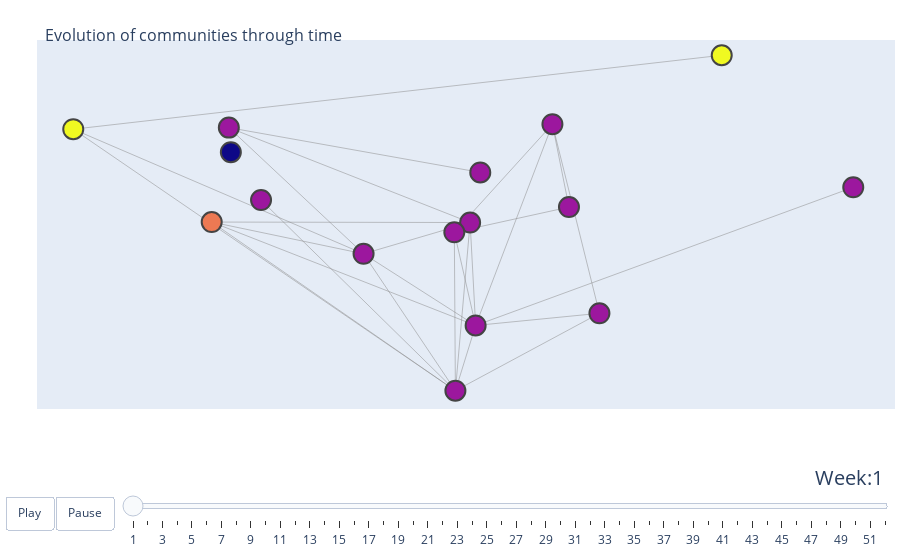

This figure's notebook cell:
### Code cell
weeks = list(range(1, 53))
x = [xx[0] for xx in final_pos.values()]
y = [xx[1] for xx in final_pos.values()]
# make figure
G = nx.read_graphml(files[0][1]).subgraph(filt)
fig_dict = {
    "data": [create_edges(G, final_pos), create_nodes(G, final_pos)],
    "layout": {},
    "frames": []
}

# fill in most of layout
fig_dict["layout"]['title'] = '<br>Evolution of communities through time'
fig_dict["layout"]['titlefont_size'] = 16
fig_dict["layout"]['showlegend'] = False
fig_dict["layout"]['hovermode'] = 'closest'
fig_dict["layout"]['margin'] = dict(b=20,l=5,r=5,t=40)
fig_dict["layout"]['xaxis'] = dict(showgrid=False, zeroline=False, showticklabels=False,
                                   range=[min(x)*1.1, max(x)*1.1])
fig_dict["layout"]['yaxis'] = dict(showgrid=False, zeroline=False, showticklabels=False,
                                   range=[min(y)*1.1, max(y)*1.1])

fig_dict["layout"]["sliders"] = {
    "args": [
        "transition", {
            "duration": 400,
            "easing": "cubic-in-out"
        }
    ],
    "initialValue": "1",
    "plotlycommand": "animate",
    "values": weeks,
    "visible": True
}
fig_dict["layout"]["updatemenus"] = [
    {
        "buttons": [
            {
                "args": [None, {"frame": {"duration": 1000, "redraw": False},
                                "fromcurrent": True, "transition": {"duration": 300,
                                                                    "easing": "quadratic-in-out"}}],
                "label": "Play",
                "method": "animate"
            },
            {
                "args": [[None], {"frame": {"duration": 0, "redraw": False},
                                  "mode": "immediate",
                                  "transition": {"duration": 0}}],
                "label": "Pause",
                "method": "animate"
            }
        ],
        "direction": "left",
        "pad": {"r": 10, "t": 87},
        "showactive": False,
        "type": "buttons",
        "x": 0.1,
        "xanchor": "right",
        "y": 0,
        "yanchor": "top"
    }
]

sliders_dict = {
    "active": 0,
    "yanchor": "top",
    "xanchor": "left",
    "currentvalue": {
        "font": {"size": 20},
        "prefix": "Week:",
        "visible": True,
        "xanchor": "right"
    },
    "transition": {"duration": 300, "easing": "cubic-in-out"},
    "pad": {"b": 10, "t": 50},
    "len": 0.9,
    "x": 0.1,
    "y": 0,
    "steps": []
}

#Update the data and frames

for f in files:
    G = nx.read_graphml(f[1]).subgraph(filt)
    frame = {"data": [create_edges(G, final_pos), create_nodes(G, final_pos)], "name": f[0]}
    fig_dict["frames"].append(frame)
    slider_step = {"args": [
        [f[0]],
        {"frame": {"duration": 300, "redraw": False},
         "mode": "immediate",
         "transition": {"duration": 300}}
    ],
        "label": f[0],
        "method": "animate"}
    sliders_dict["steps"].append(slider_step)
    
fig_dict["layout"]["sliders"] = [sliders_dict]

fig = go.Figure(fig_dict)

fig.show()

### Figure 1 — Plotly figure (JSON) as saved in the notebook; plotly's stock layout.template omitted (floating-point values rounded to 4 significant figures)
{"data": [{"hoverinfo": "none", "line": {"color": "#888", "width": 0.5}, "mode": "lines", "type": "scatter", "x": [0.03875, 0.005397, null, 0.03875, 0.03394, null, 0.03394, 0.04761, null, 0.03394, 0.005397, null, 0.03394, 0.0116, null, -0.021, -0.06518, null, -0.021, 0.0116, null, -0.021, 0.005712, null, -0.021, 0.009995, null, -0.021, -0.0602, null, -0.021, -0.1055, null, 0.01295, -0.0602, null, 0.1215, 0.0116, null, -0.06518, 0.009995, null, -0.06518, 0.0116, null, -0.06518, 0.005712, null, 0.04761, 0.0116, null, 0.04761, 0.005712, null, 0.005397, 0.0116, null, 0.005397, 0.005712, null, 0.005397, 0.009995, null, 0.0116, 0.005712, null, 0.0116, 0.009995, null, 0.005712, 0.009995, null, 0.005712, -0.05083, null, 0.005712, -0.1055, null, 0.009995, -0.0602, null, -0.1055, 0.08319, null], "y": [0.0003206, -0.009704, null, 0.0003206, 0.03327, null, 0.03327, -0.04191, null, 0.03327, -0.009704, null, 0.03327, -0.04675, null, -0.01825, -0.005627, null, -0.01825, -0.04675, null, -0.01825, -0.07269, null, -0.01825, -0.005812, null, -0.01825, 0.03192, null, -0.01825, 0.03129, null, 0.01411, 0.03192, null, 0.0082, -0.04675, null, -0.005627, -0.005812, null, -0.005627, -0.04675, null, -0.005627, -0.07269, null, -0.04191, -0.04675, null, -0.04191, -0.07269, null, -0.009704, -0.04675, null, -0.009704, -0.07269, null, -0.009704, -0.005812, null, -0.04675, -0.07269, null, -0.04675, -0.005812, null, -0.07269, -0.005812, null, -0.07269, 0.003117, null, -0.07269, 0.03129, null, -0.005812, 0.03192, null, 0.03129, 0.06069, null]}, {"hoverinfo": "text", "marker": {"color": [0, 0, 1, 1, 1, 1, 1, 3, 3, 1, 1, 1, 1, 2, 1, 1, 1], "line": {"width": 2}, "size": 20}, "mode": "markers", "text": ["na", "Community: NA", "Community: 1", "Community: 1", "Community: 1", "Community: 1", "Community: 1", "Community: 3", "Community: 3", "Community: 1", "Community: 1", "Community: 1", "Community: 1", "Community: 2", "Community: 1", "Community: 1", "Community: 1"], "type": "scatter", "x": [-1, -0.05961, 0.03875, 0.005712, 0.009995, -0.05083, -0.0602, -0.1055, 0.08319, 0.03394, -0.021, 0.01295, 0.1215, -0.06518, 0.04761, 0.005397, 0.0116], "y": [-1, 0.02216, 0.0003206, -0.07269, -0.005812, 0.003117, 0.03192, 0.03129, 0.06069, 0.03327, -0.01825, 0.01411, 0.0082, -0.005627, -0.04191, -0.009704, -0.04675]}], "layout": {"autosize": true, "hovermode": "closest", "margin": {"b": 20, "l": 5, "r": 5, "t": 40}, "showlegend": false, "sliders": [{"active": 0, "currentvalue": {"font": {"size": 20}, "prefix": "Week:", "visible": true, "xanchor": "right"}, "len": 0.9, "pad": {"b": 10, "t": 50}, "steps": [{"args": [[1], {"frame": {"duration": 300, "redraw": false}, "mode": "immediate", "transition": {"duration": 300}}], "label": "1", "method": "animate"}, {"args": [[2], {"frame": {"duration": 300, "redraw": false}, "mode": "immediate", "transition": {"duration": 300}}], "label": "2", "method": "animate"}, {"args": [[3], {"frame": {"duration": 300, "redraw": false}, "mode": "immediate", "transition": {"duration": 300}}], "label": "3", "method": "animate"}, {"args": [[4], {"frame": {"duration": 300, "redraw": false}, "mode": "immediate", "transition": {"duration": 300}}], "label": "4", "method": "animate"}, {"args": [[5], {"frame": {"duration": 300, "redraw": false}, "mode": "immediate", "transition": {"duration": 300}}], "label": "5", "method": "animate"}, {"args": [[6], {"frame": {"duration": 300, "redraw": false}, "mode": "immediate", "transition": {"duration": 300}}], "label": "6", "method": "animate"}, {"args": [[7], {"frame": {"duration": 300, "redraw": false}, "mode": "immediate", "transition": {"duration": 300}}], "label": "7", "method": "animate"}, {"args": [[8], {"frame": {"duration": 300, "redraw": false}, "mode": "immediate", "transition": {"duration": 300}}], "label": "8", "method": "animate"}, {"args": [[9], {"frame": {"duration": 300, "redraw": false}, "mode": "immediate", "transition": {"duration": 300}}], "label": "9", "method": "animate"}, {"args": [[10], {"frame": {"duration": 300, "redraw": false}, "mode": "immediate", "transition": {"duration": 300}}], "label": "10", "method": "animate"}, {"args": [[11], {"frame": {"duration": 300, "redraw": false}, "mode": "immediate", "transition": {"duration": 300}}], "label": "11", "method": "animate"}, {"args": [[12], {"frame": {"duration": 300, "redraw": false}, "mode": "immediate", "transition": {"duration": 300}}], "label": "12", "method": "animate"}, {"args": [[13], {"frame": {"duration": 300, "redraw": false}, "mode": "immediate", "transition": {"duration": 300}}], "label": "13", "method": "animate"}, {"args": [[14], {"frame": {"duration": 300, "redraw": false}, "mode": "immediate", "transition": {"duration": 300}}], "label": "14", "method": "animate"}, {"args": [[15], {"frame": {"duration": 300, "redraw": false}, "mode": "immediate", "transition": {"duration": 300}}], "label": "15", "method": "animate"}, {"args": [[16], {"frame": {"duration": 300, "redraw": false}, "mode": "immediate", "transition": {"duration": 300}}], "label": "16", "method": "animate"}, {"args": [[17], {"frame": {"duration": 300, "redraw": false}, "mode": "immediate", "transition": {"duration": 300}}], "label": "17", "method": "animate"}, {"args": [[18], {"frame": {"duration": 300, "redraw": false}, "mode": "immediate", "transition": {"duration": 300}}], "label": "18", "method": "animate"}, {"args": [[19], {"frame": {"duration": 300, "redraw": false}, "mode": "immediate", "transition": {"duration": 300}}], "label": "19", "method": "animate"}, {"args": [[20], {"frame": {"duration": 300, "redraw": false}, "mode": "immediate", "transition": {"duration": 300}}], "label": "20", "method": "animate"}, {"args": [[21], {"frame": {"duration": 300, "redraw": false}, "mode": "immediate", "transition": {"duration": 300}}], "label": "21", "method": "animate"}, {"args": [[22], {"frame": {"duration": 300, "redraw": false}, "mode": "immediate", "transition": {"duration": 300}}], "label": "22", "method": "animate"}, {"args": [[23], {"frame": {"duration": 300, "redraw": false}, "mode": "immediate", "transition": {"duration": 300}}], "label": "23", "method": "animate"}, {"args": [[24], {"frame": {"duration": 300, "redraw": false}, "mode": "immediate", "transition": {"duration": 300}}], "label": "24", "method": "animate"}, {"args": [[25], {"frame": {"duration": 300, "redraw": false}, "mode": "immediate", "transition": {"duration": 300}}], "label": "25", "method": "animate"}, {"args": [[26], {"frame": {"duration": 300, "redraw": false}, "mode": "immediate", "transition": {"duration": 300}}], "label": "26", "method": "animate"}, {"args": [[27], {"frame": {"duration": 300, "redraw": false}, "mode": "immediate", "transition": {"duration": 300}}], "label": "27", "method": "animate"}, {"args": [[28], {"frame": {"duration": 300, "redraw": false}, "mode": "immediate", "transition": {"duration": 300}}], "label": "28", "method": "animate"}, {"args": [[29], {"frame": {"duration": 300, "redraw": false}, "mode": "immediate", "transition": {"duration": 300}}], "label": "29", "method": "animate"}, {"args": [[30], {"frame": {"duration": 300, "redraw": false}, "mode": "immediate", "transition": {"duration": 300}}], "label": "30", "method": "animate"}, {"args": [[31], {"frame": {"duration": 300, "redraw": false}, "mode": "immediate", "transition": {"duration": 300}}], "label": "31", "method": "animate"}, {"args": [[32], {"frame": {"duration": 300, "redraw": false}, "mode": "immediate", "transition": {"duration": 300}}], "label": "32", "method": "animate"}, {"args": [[33], {"frame": {"duration": 300, "redraw": false}, "mode": "immediate", "transition": {"duration": 300}}], "label": "33", "method": "animate"}, {"args": [[34], {"frame": {"duration": 300, "redraw": false}, "mode": "immediate", "transition": {"duration": 300}}], "label": "34", "method": "animate"}, {"args": [[35], {"frame": {"duration": 300, "redraw": false}, "mode": "immediate", "transition": {"duration": 300}}], "label": "35", "method": "animate"}, {"args": [[36], {"frame": {"duration": 300, "redraw": false}, "mode": "immediate", "transition": {"duration": 300}}], "label": "36", "method": "animate"}, {"args": [[37], {"frame": {"duration": 300, "redraw": false}, "mode": "immediate", "transition": {"duration": 300}}], "label": "37", "method": "animate"}, {"args": [[38], {"frame": {"duration": 300, "redraw": false}, "mode": "immediate", "transition": {"duration": 300}}], "label": "38", "method": "animate"}, {"args": [[39], {"frame": {"duration": 300, "redraw": false}, "mode": "immediate", "transition": {"duration": 300}}], "label": "39", "method": "animate"}, {"args": [[40], {"frame": {"duration": 300, "redraw": false}, "mode": "immediate", "transition": {"duration": 300}}], "label": "40", "method": "animate"}, {"args": [[41], {"frame": {"duration": 300, "redraw": false}, "mode": "immediate", "transition": {"duration": 300}}], "label": "41", "method": "animate"}, {"args": [[42], {"frame": {"duration": 300, "redraw": false}, "mode": "immediate", "transition": {"duration": 300}}], "label": "42", "method": "animate"}, {"args": [[43], {"frame": {"duration": 300, "redraw": false}, "mode": "immediate", "transition": {"duration": 300}}], "label": "43", "method": "animate"}, {"args": [[44], {"frame": {"duration": 300, "redraw": false}, "mode": "immediate", "transition": {"duration": 300}}], "label": "44", "method": "animate"}, {"args": [[45], {"frame": {"duration": 300, "redraw": false}, "mode": "immediate", "transition": {"duration": 300}}], "label": "45", "method": "animate"}, {"args": [[46], {"frame": {"duration": 300, "redraw": false}, "mode": "immediate", "transition": {"duration": 300}}], "label": "46", "method": "animate"}, {"args": [[47], {"frame": {"duration": 300, "redraw": false}, "mode": "immediate", "transition": {"duration": 300}}], "label": "47", "method": "animate"}, {"args": [[48], {"frame": {"duration": 300, "redraw": false}, "mode": "immediate", "transition": {"duration": 300}}], "label": "48", "method": "animate"}, {"args": [[49], {"frame": {"duration": 300, "redraw": false}, "mode": "immediate", "transition": {"duration": 300}}], "label": "49", "method": "animate"}, {"args": [[50], {"frame": {"duration": 300, "redraw": false}, "mode": "immediate", "transition": {"duration": 300}}], "label": "50", "method": "animate"}, {"args": [[51], {"frame": {"duration": 300, "redraw": false}, "mode": "immediate", "transition": {"duration": 300}}], "label": "51", "method": "animate"}, {"args": [[52], {"frame": {"duration": 300, "redraw": false}, "mode": "immediate", "transition": {"duration": 300}}], "label": "52", "method": "animate"}], "transition": {"duration": 300, "easing": "cubic-in-out"}, "x": 0.1, "xanchor": "left", "y": 0, "yanchor": "top"}], "title": {"font": {"size": 16}, "text": "<br>Evolution of communities through time"}, "updatemenus": [{"buttons": [{"args": [null, {"frame": {"duration": 1000, "redraw": false}, "fromcurrent": true, "transition": {"duration": 300, "easing": "quadratic-in-out"}}], "label": "Play", "method": "animate"}, {"args": [[null], {"frame": {"duration": 0, "redraw": false}, "mode": "immediate", "transition": {"duration": 0}}], "label": "Pause", "method": "animate"}], "direction": "left", "pad": {"r": 10, "t": 87}, "showactive": false, "type": "buttons", "x": 0.1, "xanchor": "right", "y": 0, "yanchor": "top"}], "xaxis": {"range": [-0.116, 0.1336], "showgrid": false, "showticklabels": false, "type": "linear", "zeroline": false}, "yaxis": {"range": [-0.07996, 0.06676], "showgrid": false, "showticklabels": false, "type": "linear", "zeroline": false}}}
